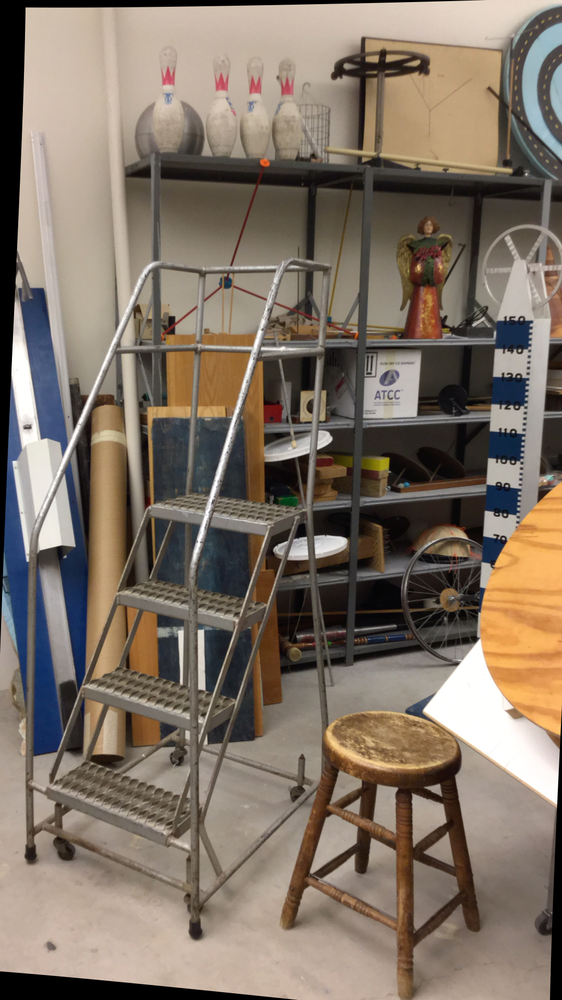
#> input picture depth_files/ladder/im0.png, 562 x 1000 px, shrunk from 1080 x 1920 before the run
$ python ladder.py
#> lines starting #> are read from the running program, lines starting #| are printed output that depends on the picture
import numpy as np
import matplotlib.pyplot as plt
import cv2
import copy
import statistics as st
image1 = cv2.imread("depth_files/ladder/im0.png")
#> image1 is the input picture: shape (1000, 562, 3); mean B, G, R 101.8, 114.7, 127.9
image2 = cv2.imread("depth_files/ladder/im1.png")
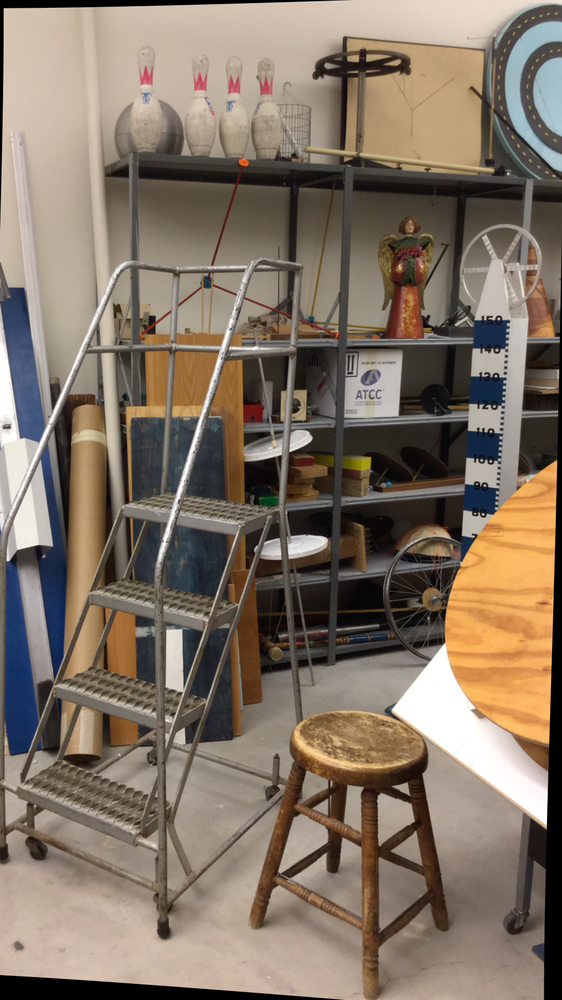
#> input picture depth_files/ladder/im1.png, 562 x 1000 px, shrunk from 1080 x 1920 before the run
#> image2 is the input picture: shape (1000, 562, 3); mean B, G, R 101.8, 116.1, 130.3
image1_copy = image1.copy()
image2_copy = image2.copy()
#Resize images due to computational limitations
image1_s = cv2.resize(image1,(0,0),fx = 0.5,fy=0.5, interpolation = cv2.INTER_AREA)
image2_s = cv2.resize(image2,(0,0),fx = 0.5,fy=0.5, interpolation = cv2.INTER_AREA)
image1_gray = cv2.cvtColor(image1, cv2.COLOR_RGB2GRAY)
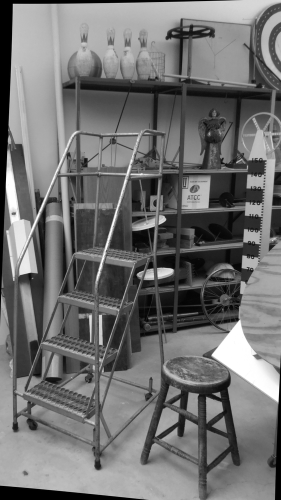
#> image1_gray: shape (1000, 562) (shown at 1/2 size); min 0, max 255, mean 112.3
image1_rgb = cv2.cvtColor(image1, cv2.COLOR_BGR2RGB)
image2_gray = cv2.cvtColor(image2, cv2.COLOR_RGB2GRAY)
image2_rgb = cv2.cvtColor(image2, cv2.COLOR_BGR2RGB)
image1_copy = image1.copy()
image2_copy = image2.copy()
#Intrinsic Matrices k_l and k_r
k_l = np.array([[1734.16 ,0, 333.49],[0, 1734.16, 958.05],[0,0,1]])
k_r = np.array([[1734.16 ,0, 333.49],[0, 1734.16, 958.05],[0,0,1]])
#image shapes
height1,width1,n = image1.shape
height2,width2,n = image2.shape

def calculate_disparity(image1, image2):
    image1 = cv2.resize(image1,(0,0),fx = 0.3,fy=0.3, interpolation = cv2.INTER_AREA)
    image2 = cv2.resize(image2,(0,0),fx = 0.3,fy=0.3, interpolation = cv2.INTER_AREA)
    image1 = cv2.cvtColor(image1, cv2.COLOR_RGB2GRAY)
    image2 = cv2.cvtColor(image2, cv2.COLOR_RGB2GRAY)
    disparity_map = np.zeros((image2.shape[0], image2.shape[1]), dtype=np.float64)
    for i in range(5,image2.shape[1]-5):
        for j in range(5, image2.shape[0]-5):
            #A window size of 10 pixels is selected in image 2
            w1 = image2[j-5:j+5,i-5:i+5]
            SSD_max = np.inf
            corrosponding_index = 0
            for k in range(i-50, i+50, 4):
                if (k-5) < 0 or (k+5) > image1.shape[1]-1:
                    continue
                #A window size of 10 pixels is selected in image 1
                w2 = image1[j-5:j+5,k-5:k+5]
                #Performing sum of squared differences between the window pixels
                diff = w1 - w2
                difference = np.array(diff)
                sq = np.square(diff)
                SSD = sq.sum()
                if SSD < SSD_max:
                    SSD_max = SSD
                    corrosponding_index = k
            disparity_map[j][i] = i - corrosponding_index
    disparity_map = disparity_map + np.abs(np.min(disparity_map)) + 1
    disparity_map = (disparity_map/np.max(disparity_map))*255
    disparity_map = disparity_map.astype(np.uint8)
    return disparity_map
def draw_epilines(img1,img2,l_points,r_points,lines):
    w, h,_ = img2.shape
    for line, p1, p2 in zip(lines, l_points, r_points):
        color = tuple(np.random.randint(0, 255, 3).tolist())
        x0, y0 = map(int, [0, -line[2]/line[1]])
        x1, y1 = map(int, [h, -(line[2]+line[0]*h)/line[1]])
        p1_x,p1_y = abs(int(p1[0])),abs(int(p1[1]))
        p2_x,p2_y = abs(int(p2[0])),abs(int(p2[1]))
        img1 = cv2.line(img1, (x0, y0), (x1, y1), color, 1)
        img1 = cv2.circle(img1, (p1_x,p1_y), 5, color, -1)
        img2 = cv2.circle(img2, (p2_x,p2_y), 5, color, -1)

    return img1, img2

def get_rectified_new_points(H1,H2,points_left,points_right):
    #Get the points in right image when applied homography with points in first image and vice versa
    new_points1 = np.zeros((points_left.shape),dtype = np.float32)
    new_points2 = np.zeros((points_left.shape),dtype = np.float32)
    for i in range(points_left.shape[0]):
        p1 = np.array([points_left[i][0],points_left[i][1],1])
        p2 = np.array([points_right[i][0],points_right[i][1],1])
        new_point1 = np.dot(H1,p1)
        new_points1[i][0] = new_point1[0]/new_point1[2]
        new_points1[i][1] = new_point1[1]/new_point1[2]
        new_point2 = np.dot(H2,p2)
        new_points2[i][0] = new_point2[0]/new_point2[2]
        new_points2[i][1] = new_point2[1]/new_point2[2]
    return new_points1,new_points2
def getHomographyMatrices(points_left, points_right, F,w1,h1,left_matches_x,left_matches_y,right_matches_x,right_matches_y):
    finish = True
    while (finish != False):
        try:
            _,Ho1,Ho2 = cv2.stereoRectifyUncalibrated(points_left, points_right, F, imgSize=(w1, h1))
            finish = False
        except:
            F,_,_ = ransac(left_matches_x,left_matches_y,right_matches_x,right_matches_y)
            pass
    return Ho1,Ho2
def disambiguate_camera_pose(R_set,t_set,x_set):
    max_positive = 0
    max_index = 0
    for i in range(len(R_set)):
        positive_points = 0
        R = R_set[i]
        r3 = R[-1].reshape(1,-1)
        t = t_set[i].reshape(-1,1)
        for j in x_set[i]:
            x = j.reshape(-1,1)
            if(r3@(x-t)) > 0 and x[2] > 0:
                positive_points +=1
        if positive_points > max_positive:
                max_positive = positive_points
                max_index = i
    R,t = R_set[max_index],t_set[max_index]
    return R,t


def projection_matrix(R1,T1,k):
    Rt = np.hstack((R1,-np.dot(R1,T1.reshape(3,1))))
    proj_matrix = np.dot(k,Rt)
    return proj_matrix
def linear_triangulate(R_set,t_set,k_l,k_r,points_left,points_right):
    x_set=[]
    for i in range(len(R_set)):
        R1,R2 = np.identity(3),R_set[i]
        T1,T2 = np.zeros((3,1)),t_set[i]
        #Projection matrix 1
        p1 = projection_matrix(R1,T1,k_l)
        p1_1,p1_2,p1_3 = p1
        #Projection matrix 2
        p2 = projection_matrix(R2,T2,k_r)
        p2_1,p2_2,p2_3 = p2
        x_i = []
        for left,right in zip(points_left,points_right):
            x1,y1 = left
            x2,y2 = right
            A = [y1*p1_3 - p1_2,p1_1 - x1*p1_3,y2*p2_3 - p2_2,p2_1 - x2*p2_3]
            A = np.array(A).reshape(4,4)
            U,S,Vt = np.linalg.svd(A)
            X = Vt[-1]
            X = X/X[-1]
            x_i.append(X[:-1])
        x_set.append(x_i)
    return x_set

def decompose_essential(E):
    W =  np.array([[0,-1,0],[1,0,0],[0,0,1]])
    R = []
    t = []
    U,S,Vt = np.linalg.svd(E)
    for i in range(1,5):
        if(i==3 or i==4):
            r_i = np.dot(U,np.dot(W.T,Vt))
        elif(i==1 or i==2):
            r_i = np.dot(U,np.dot(W,Vt))
        if(i%2 == 0):
            t_i = -U[:,2]
        else:
            t_i = U[:,2]
        if(round(np.linalg.det(r_i)) == -1):
            r_i = -r_i
            t_i = -t_i
        R.append(r_i)
        t.append(t_i)
    return R,t

def compute_essential_matrix(F,k_l,k_r):
    E = np.dot(k_r.T,np.dot(F,k_l))
    U,S,V = np.linalg.svd(E)
    #Reconstruction of S with singular values
    S = np.diag(S)
    S[0,0] = 1
    S[1,1] = 1
    S[2,2] = 0
    E = np.matmul(U,np.matmul(S,V))
    print("The Essential Matrix for Ladder Dataset is:")
    print(E)
    return E
def compute_fundamental_matrix(x1,y1,x2,y2):
    A=[]
    for i in range(len(x1)):
        row1 = [x1[i]*x2[i],x1[i]*y2[i],x1[i],y1[i]*x2[i],y1[i]*y2[i],y1[i],x2[i],y2[i],1]
        A.append(row1)
    A= np.array(A)
    U, s, V = np.linalg.svd(A)
    F = V[-1].reshape(3, 3)
    U,S,V = np.linalg.svd(F)
    S = np.diag(S)
    S[2,2] = 0
    F = np.dot(U,np.dot(S,V))
    return F

def compute_error(F,x1i,y1i,x2i,y2i):
    # pt1 = np.array([x1i,y1i,1])
    # pt2 = np.array([x2i,y2i,1])
    pt1 = np.matrix([x1i,y1i,1])
    pt2 = np.matrix([x2i,y2i,1])
    error = np.dot(pt2,np.dot(F,pt1.T))
    # error = np.dot(pt2.T,np.dot(F,pt1))
    return abs(error)


def sift_matcher(img1,img2,image1_color,image2_color):
    img1 = cv2.GaussianBlur(img1, (11, 11),cv2.BORDER_DEFAULT)
    img2 = cv2.GaussianBlur(img2, (11, 11),cv2.BORDER_DEFAULT)
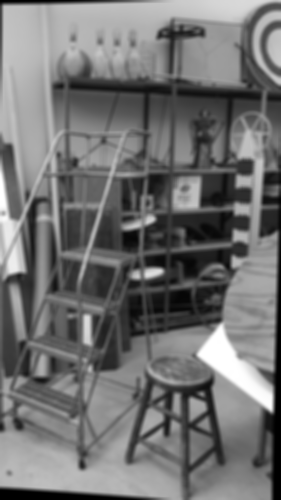
#> img2: shape (1000, 562) (shown at 1/2 size); min 0, max 255, mean 113.5
    # Create SIFT Object
    sift = cv2.xfeatures2d.SIFT_create()
    # find the keypoints and descriptors with SIFT
    kp1, des1 = sift.detectAndCompute(img1,None)
#> kp1 = 532 keypoints; strongest (x, y, size): (330, 545, 16.1), (468, 701, 55.4), (40, 467, 34.6), (47, 524, 33.3)
    kp2, des2 = sift.detectAndCompute(img2,None)
#> kp2 = 575 keypoints; strongest (x, y, size): (434, 702, 54.9), (375, 395, 42.1), (31, 529, 24.4), (301, 439, 12.8)
    # BFMatcher with default params
    bf = cv2.BFMatcher()
    matches = bf.knnMatch(des1,des2,k=2)
#> matches = 532 matches
    # Apply ratio test
    good = []
    for match1,match2 in matches:
        if match1.distance < 0.2*match2.distance:
            good.append([match1])
#> after the loop, good = 79 matches
    #Extracting all the points values derived from keypoint descriptors
    key_points_1 = np.float32([kp.pt for kp in kp1])
#> key_points_1 = 532 pairs, first value 15.67 to 550.9, second value 14.39 to 946.3
    key_points_2 = np.float32([kp.pt for kp in kp2])
#> key_points_2 = 575 pairs, first value 6.27 to 549.7, second value 14.22 to 968.5
    if len(good) > 8:
        # construct the two sets of points i.e get two points arrays from both the keypoint values which belong to the match array descriptors. So, getting only keypoints
        #in length to matches array
        pointsA = np.array(np.float32([key_points_1[m[0].queryIdx] for m in good]))
#> pointsA = 79 pairs, first value 70.81 to 527.5, second value 42.19 to 939.2
        pointsB = np.array(np.float32([key_points_2[m[0].trainIdx] for m in good]))
#> pointsB = 79 pairs, first value 41.65 to 509.4, second value 41.19 to 937.6

    # F, mask = cv2.findFundamentalMat(np.int32(pointsA),np.int32(pointsB),cv2.FM_LMEDS)
    # print("Fundaemneatkl",F)
    pointsA_x = pointsA[:,0]
#> pointsA_x = 79 values from 70.81 to 527.5
    pointsA_y = pointsA[:,1]
#> pointsA_y = 79 values, max 939.2 at index 51, min 42.19 at index 35, mean 437.3
    pointsB_x = pointsB[:,0]
#> pointsB_x = 79 values, max 509.4 at index 78, min 41.65 at index 0, mean 311.4
    pointsB_y = pointsB[:,1]
#> pointsB_y = 79 values, max 937.6 at index 51, min 41.19 at index 35, mean 436.9
    # cv2.drawMatchesKnn expects list of lists as matches.
    sift_matches = cv2.drawMatchesKnn(image1_color,kp1,image2_color,kp2,good,None,flags=cv2.DrawMatchesFlags_NOT_DRAW_SINGLE_POINTS)
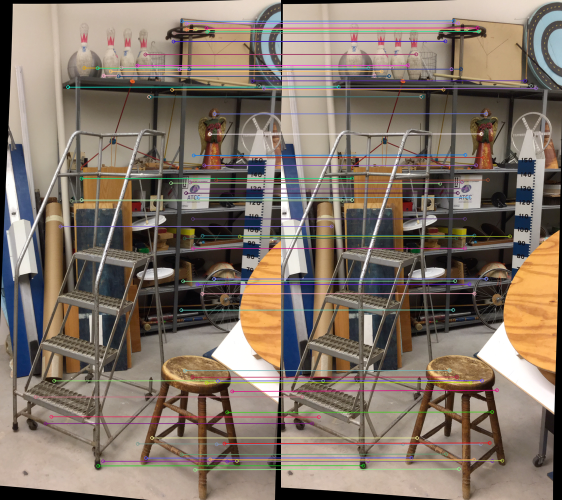
#> sift_matches: shape (1000, 1124, 3) (shown at 1/2 size); mean R, G, B 129.5, 116, 103.9
    # print(pointsA_x,len(pointsA_x))
    # print(pointsB_x,len(pointsA_x))
    cv2.imwrite("ladder/SIFTMatchingPoints.jpg",sift_matches)
    return (sift_matches,pointsA_x,pointsA_y,pointsB_x,pointsB_y)
def ransac(left_matches_x,left_matches_y,right_matches_x,right_matches_y):
    #Getting 8 random points
    max_inliers = 0
    F_final = []
    threshold = 0.05
    iterations = 500
    best_left_points = np.zeros((16)).reshape(-1,2)
    best_right_points = np.zeros((16)).reshape(-1,2)
    for i in range(iterations):
        current_inliers = 0
        random_indices = np.random.choice(len(left_matches_x),size =8,replace=False)
        pa_x_rand = left_matches_x[random_indices]
        pa_y_rand = left_matches_y[random_indices]
        pb_x_rand = right_matches_x[random_indices]
        pb_y_rand = right_matches_y[random_indices]
        #computing Fundamental matrix
        F = compute_fundamental_matrix(pa_x_rand,pa_y_rand,pb_x_rand,pb_y_rand)
        for i in range(len(left_matches_x)):
            error = compute_error(F,left_matches_x[i],left_matches_y[i],right_matches_x[i],right_matches_y[i])
            if(error<threshold):
                current_inliers += 1
        if(current_inliers > max_inliers):
            max_inliers = current_inliers
            F_final = copy.deepcopy(F)
            best_left_points = np.vstack(((pa_x_rand),(pa_y_rand))).T
            best_right_points = np.vstack(((pb_x_rand),(pb_y_rand))).T


    return F_final,best_left_points,best_right_points

fig = plt.figure(figsize=(10,12))
sift_matches,left_matches_x,left_matches_y,right_matches_x,right_matches_y = sift_matcher(image1_gray,image2_gray,image1_rgb,image2_rgb)
#> left_matches_x = 79 values from 70.81 to 527.5; left_matches_y has the same summary as pointsA_y in sift_matcher; right_matches_x has the same summary as pointsB_x in sift_matcher; right_matches_y has the same summary as pointsB_y in sift_matcher
F,best_left_points,best_right_points =  ransac(left_matches_x,left_matches_y,right_matches_x,right_matches_y)
#> the loop in ransac, `for i in range(iterations):` made 500 passes
#> (random_indices, pa_x_rand, pa_y_rand, pb_x_rand, pb_y_rand) on pass 1: ([49, 27, 30, 63, 45, 69, 74, 76], [387, 341.7, 346.7, 423.7, 380, 435.5, 473.4, 504.6], [310.4, 365.8, 82.61, 315, 364.4, 761.5, 921.5, 161.3], [368.2, 317.9, 328.3, 405, 361.3, 401.4, 442.1, 487.4], [309.4, 366.8, 82.17, 314.6, 363.9, 760.8, 920.8, 161.1])
print("The Fundamental Matrix for Ladder dataset is :")
print(F)
#| [[ 2.47254793e-08  1.12102952e-05 -1.11779359e-02]
#|  [-1.31354861e-05  4.08218031e-07  7.03760289e-01]
#|  [ 1.15324302e-02 -7.03490449e-01  9.77992877e-02]]
E = compute_essential_matrix(F,k_l,k_r)
#| [[ 6.16116911e-05  2.77869058e-02 -6.24114020e-04]
#|  [-3.25354462e-02  6.36034944e-04  9.99470195e-01]
#|  [-1.50410190e-03 -9.99612564e-01  5.70249611e-04]]
R_set,t_set = decompose_essential(E)
points_left = np.vstack(((left_matches_x),(left_matches_y))).T
points_right =  np.vstack(((right_matches_x),(right_matches_y))).T
x_set = linear_triangulate(R_set,t_set,k_l,k_r,points_left,points_right)
#> the loop in linear_triangulate, `for i in range(len(R_set)):` made 4 passes
R_final , T_final = disambiguate_camera_pose(R_set,t_set,x_set)
#> the loop in disambiguate_camera_pose, `for i in range(len(R_set)):` made 4 passes
print("Rotation matrix for Ladder dataset is:")
print(R_final)
#| [[ 9.99986484e-01 -2.11053921e-03  4.75154259e-03]
#|  [ 2.11325959e-03  9.99997606e-01 -5.67578283e-04]
#|  [-4.75033332e-03  5.77611855e-04  9.99988550e-01]]
print("Translation matrix for Ladder dataset is:")
print(T_final)
#| [9.99613673e-01 6.08349504e-04 2.77873237e-02]
#Calculating Homography matrices
H1,H2 = getHomographyMatrices(points_left, points_right, F,width1,height1,left_matches_x,left_matches_y,right_matches_x,right_matches_y)
print("The Homography Matrices H1 and H2 are:")
print(H1,end="\n")
#| [[ 7.00943828e-01 -5.46789647e-03 -1.34242784e+01]
#|  [-1.15920875e-02  7.03514041e-01  3.07935548e+00]
#|  [-1.31954201e-05  3.20612927e-07  7.07050007e-01]]
print(H2)
#| [[ 9.95484259e-01  7.90830284e-03 -2.68974391e+00]
#|  [-1.59514039e-02  9.99904834e-01  4.51397624e+00]
#|  [-1.60149558e-05 -1.27225638e-07  1.00454780e+00]]

#Drawing Epilines before rectification and finding new homography points using rectification
image1_copy = image1.copy()
image2_copy = image2.copy()
lines1 = cv2.computeCorrespondEpilines(points_left.reshape(-1, 1, 2), 2, F)
lines1 = lines1.reshape(-1, 3)
left_img1,left_img2 = draw_epilines(image1_copy,image2_copy,points_left,points_right,lines1)
#> the loop in draw_epilines, `for line, p1, p2 in zip(lines, l_points, r_points):` made 79 passes
#> (line, p1, p2) on passes 1 to 8: ([0.00158, -1, 794.1], [70.81, 793.6], [41.65, 793.3]), ([0.00158, -1, 794.1], [70.81, 793.6], [41.65, 793.3]), ([0.000587, -1, 847.4], [90.5, 846.7], [62.05, 846.5]), ([0.000844, -1, 833.7], [102.4, 833.1], [75.07, 833.7]), ([0.00219, -1, 761.6], [108, 761.3], [83.67, 761.1]), ([0.00796, -1, 451.9], [120.6, 452.5], [100.8, 452.4]), ([0.0132, -1, 172.2], [135.7, 173.8], [114.6, 173.5]), ([0.00893, -1, 400.3], [142.7, 401.3], [122.6, 401.4])
#> after the loop in draw_epilines, `for line, p1, p2 in zip(lines, l_points, r_points):`:
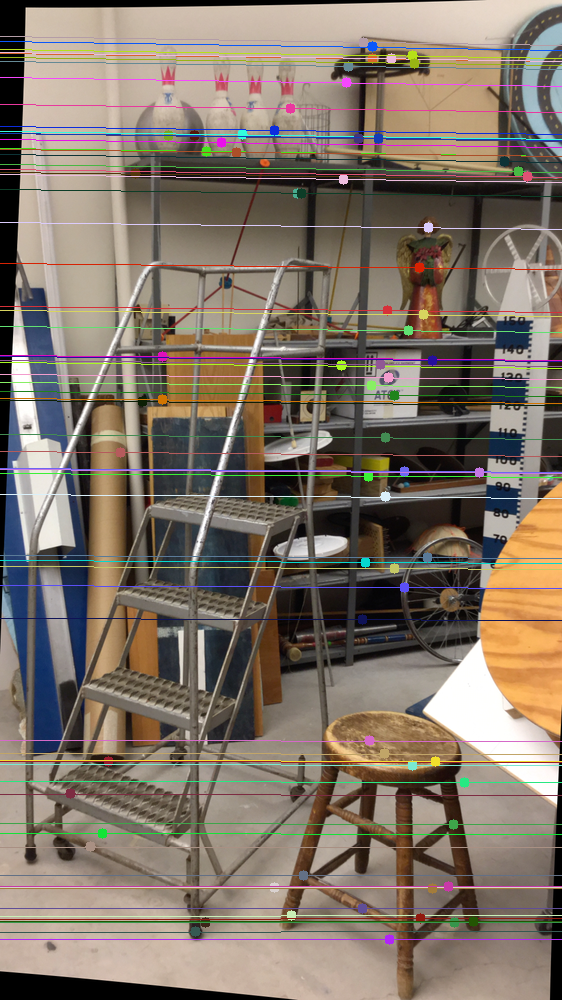
#> img1: shape (1000, 562, 3); mean B, G, R 103.6, 115.8, 128.4
#> after the loop in draw_epilines, `for line, p1, p2 in zip(lines, l_points, r_points):`:
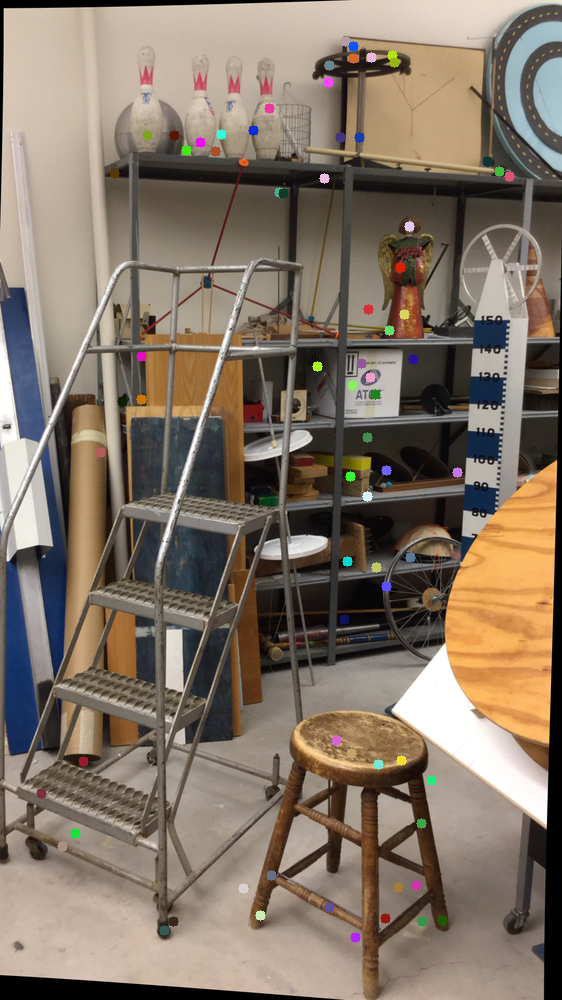
#> img2: shape (1000, 562, 3); mean B, G, R 102.2, 116.5, 130.5
cv2.imwrite("ladder/LeftEpilineBefore.jpg",left_img1)
image1_copy = image1.copy()
image2_copy = image2.copy()
lines2 = cv2.computeCorrespondEpilines(points_right.reshape(-1, 1, 2), 2, F)
lines2 = lines2.reshape(-1, 3)
right_img1,right_img2 = draw_epilines(image2_copy,image1_copy,points_right,points_left,lines2)
#> the loop in draw_epilines (call 2), `for line, p1, p2 in zip(lines, l_points, r_points):` made 79 passes
#> (line, p1, p2) on passes 1 to 8: ([0.00158, -1, 794], [41.65, 793.3], [70.81, 793.6]), ([0.00158, -1, 794], [41.65, 793.3], [70.81, 793.6]), ([0.000591, -1, 847.2], [62.05, 846.5], [90.5, 846.7]), ([0.00083, -1, 834.4], [75.07, 833.7], [102.4, 833.1]), ([0.00219, -1, 761.5], [83.67, 761.1], [108, 761.3]), ([0.00796, -1, 451.9], [100.8, 452.4], [120.6, 452.5]), ([0.0132, -1, 172.2], [114.6, 173.5], [135.7, 173.8]), ([0.00892, -1, 400.6], [122.6, 401.4], [142.7, 401.3])
#> after the loop in draw_epilines (call 2), `for line, p1, p2 in zip(lines, l_points, r_points):`:
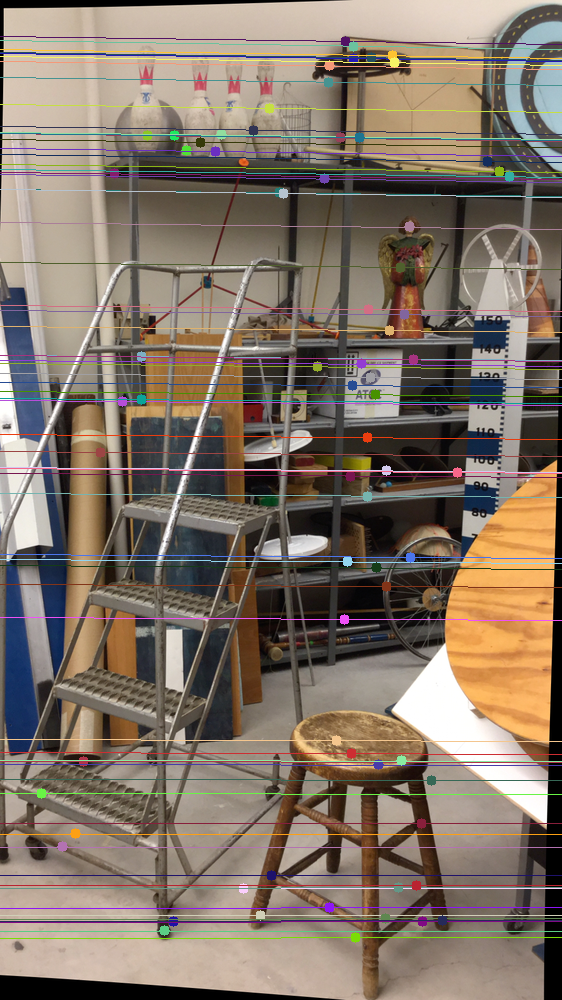
#> img1: shape (1000, 562, 3); mean B, G, R 103.5, 116.5, 130.7
cv2.imwrite("ladder/RightEpilineBefore.jpg",right_img1)
epi_img = np.concatenate((left_img1,right_img1),axis=1)
#> (the rest of the program and of its run is left out)
